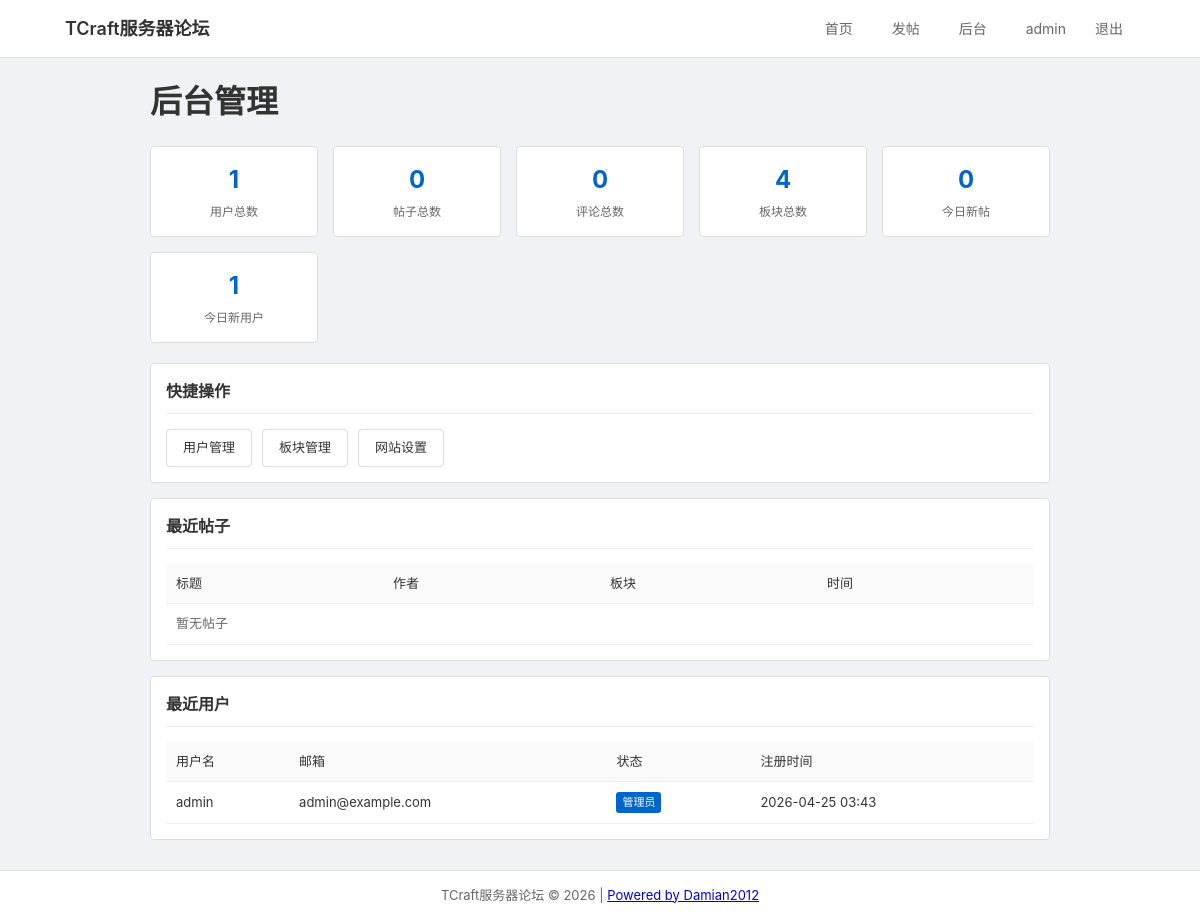
The app's page /forum/admin (signed in) with its own data.
### app/models.py (models this page shows, shortened)
class SiteConfig(db.Model):
    id = db.Column(db.Integer, primary_key=True)
    site_name = db.Column(db.String(100), default='TCraft服务器论坛')
    created_at = db.Column(db.DateTime, default=datetime.utcnow)
    updated_at = db.Column(db.DateTime, default=datetime.utcnow)
    @staticmethod
    def get_config():
        config = SiteConfig.query.first()
        if not config:
            config = SiteConfig()
            db.session.add(config)
            db.session.commit()
        return config

class User(UserMixin, db.Model):
    id = db.Column(db.Integer, primary_key=True)
    username = db.Column(db.String(64), index=True, unique=True)
    email = db.Column(db.String(120), index=True, unique=True)
    password_hash = db.Column(db.String(128))
    avatar = db.Column(db.String(200), default='default_avatar.svg')
    signature = db.Column(db.String(200))
    is_admin = db.Column(db.Boolean, default=False)
    is_banned = db.Column(db.Boolean, default=False)
    created_at = db.Column(db.DateTime, default=datetime.utcnow)
    posts = db.relationship('Post', backref='author', lazy='dynamic')
    comments = db.relationship('Comment', backref='author', lazy='dynamic')

### app/routes/forum.py (the view)
@forum.route('/admin')
@login_required
def admin():
    if not current_user.is_admin:
        abort(403)
    total_users = User.query.count()
    total_posts = Post.query.count()
    total_comments = Comment.query.count()
    total_categories = Category.query.count()
    today = datetime.utcnow().date()
    today_posts = Post.query.filter(Post.created_at >= today).count()
    today_users = User.query.filter(User.created_at >= today).count()
    recent_posts = Post.query.order_by(Post.created_at.desc()).limit(10).all()
    recent_users = User.query.order_by(User.created_at.desc()).limit(10).all()
    return render_template('forum/admin.html',
        total_users=total_users, total_posts=total_posts,
        total_comments=total_comments, total_categories=total_categories,
        today_posts=today_posts, today_users=today_users,
        recent_posts=recent_posts, recent_users=recent_users)

### app/templates/forum/admin.html (shortened to what this page needs)
{% extends "base.html" %}
{% block content %}
<div class="admin-container">
    <h1 style="margin-bottom: 20px;">后台管理</h1>
    <div class="admin-stats">
        <div class="stat-card">
            <h3>{{ total_users }}</h3>
            <p>用户总数</p>
        </div>
        <div class="stat-card">
            <h3>{{ total_posts }}</h3>
            <p>帖子总数</p>
        </div>
        <div class="stat-card">
            <h3>{{ total_comments }}</h3>
            <p>评论总数</p>
        </div>
        <div class="stat-card">
            <h3>{{ total_categories }}</h3>
            <p>板块总数</p>
        </div>
        <div class="stat-card">
            <h3>{{ today_posts }}</h3>
            <p>今日新帖</p>
        </div>
        <div class="stat-card">
            <h3>{{ today_users }}</h3>
            <p>今日新用户</p>
        </div>
    </div>
    <div class="admin-section">
        <h2>快捷操作</h2>
        <div style="display: flex; gap: 10px;">
            <a href="{{ url_for('forum.admin_users') }}" class="btn">用户管理</a>
            <a href="{{ url_for('forum.admin_category') }}" class="btn">板块管理</a>
            <a href="{{ url_for('forum.admin_settings') }}" class="btn">网站设置</a>
        </div>
    </div>
    <div class="admin-section">
        <h2>最近帖子</h2>
        <table class="admin-table">
            <thead>
                <tr>
                    <th>标题</th>
                    <th>作者</th>
                    <th>板块</th>
                    <th>时间</th>
                </tr>
            </thead>
            <tbody>
                {% if not recent_posts %}
                <tr><td colspan="4" class="empty-state">暂无帖子</td></tr>
                {% endif %}
            </tbody>
        </table>
    </div>
    <div class="admin-section">
        <h2>最近用户</h2>
        <table class="admin-table">
            <thead>
                <tr>
                    <th>用户名</th>
                    <th>邮箱</th>
                    <th>状态</th>
                    <th>注册时间</th>
                </tr>
            </thead>
            <tbody>
                {% for user in recent_users %}
                <tr>
                    <td>{{ user.username }}</td>
                    <td>{{ user.email }}</td>
                    <td>
                        {% if user.is_admin %}<span class="badge badge-admin">管理员</span>{% endif %}
                    </td>
                    <td>{{ user.created_at.strftime('%Y-%m-%d %H:%M') }}</td>
                </tr>
                {% endfor %}
            </tbody>
        </table>
    </div>
</div>
{% endblock %}

### app/templates/base.html (shortened to what this page needs)
<!DOCTYPE html>
<html lang="zh-CN">
<head>
    <link rel="stylesheet" href="{{ url_for('static', filename='css/style.css') }}">
</head>
<body>
    <nav class="navbar">
        <div class="nav-container">
            <a href="{{ url_for('main.index') }}" class="nav-brand">{{ site_name }}</a>
            <div class="nav-menu">
                <a href="{{ url_for('main.index') }}" class="nav-link">首页</a>
                {% if current_user.is_authenticated %}
                    {% if current_user.is_banned %}
                    <span class="nav-link banned-tag">已封禁</span>
                    {% else %}
                    <a href="{{ url_for('forum.create_post') }}" class="nav-link">发帖</a>
                    {% endif %}
                    {% if current_user.is_admin %}
                    <a href="{{ url_for('forum.admin') }}" class="nav-link">后台</a>
                    {% endif %}
                    <div class="nav-user">
                        <a href="{{ url_for('auth.profile', username=current_user.username) }}" class="nav-link">{{ current_user.username }}</a>
                        <a href="{{ url_for('auth.logout') }}" class="nav-link">退出</a>
                    </div>
                {% else %}
                    <a href="{{ url_for('auth.login') }}" class="nav-link">登录</a>
                    <a href="{{ url_for('auth.register') }}" class="nav-link">注册</a>
                {% endif %}
            </div>
        </div>
    </nav>
    <div class="container">
        {% block content %}{% endblock %}
    </div>
    <footer class="footer">
        <div class="container">
            <p>{{ site_name }} &copy; {{ current_year }} | <a href="https://github.com/Damianjiang/luntan" target="_blank">Powered by Damian2012</a></p>
        </div>
    </footer>
</body>
</html>

### app/static/css/style.css (style rules this page uses)
* { margin: 0; padding: 0; box-sizing: border-box; }
body { font-family: -apple-system, BlinkMacSystemFont, 'Segoe UI', Roboto, sans-serif; background: #f0f2f5; color: #333; line-height: 1.5; }
.container { max-width: 1100px; margin: 0 auto; padding: 0 15px; }
.navbar { background: #fff; border-bottom: 1px solid #ddd; padding: 12px 0; }
.nav-container { max-width: 1100px; margin: 0 auto; padding: 0 15px; display: flex; justify-content: space-between; align-items: center; }
.nav-brand { font-size: 18px; font-weight: 600; color: #333; text-decoration: none; }
.nav-menu { display: flex; align-items: center; gap: 15px; }
.nav-link { color: #666; text-decoration: none; padding: 6px 12px; font-size: 14px; }
.nav-user { display: flex; align-items: center; gap: 5px; }
.badge { display: inline-block; padding: 2px 6px; border-radius: 3px; font-size: 11px; margin-right: 4px; }
.badge-admin { background: #0066cc; color: white; }
.btn { display: inline-block; padding: 8px 16px; border: 1px solid #ddd; border-radius: 4px; cursor: pointer; text-decoration: none; font-size: 13px; background: #fff; color: #333; }
.admin-container { max-width: 900px; margin: 20px auto; }
.admin-stats { display: grid; grid-template-columns: repeat(auto-fit, minmax(150px, 1fr)); gap: 15px; margin-bottom: 20px; }
.stat-card { background: #fff; padding: 15px; border-radius: 4px; border: 1px solid #ddd; text-align: center; }
.stat-card h3 { font-size: 24px; color: #0066cc; }
.stat-card p { font-size: 12px; color: #666; margin-top: 5px; }
.admin-section { background: #fff; padding: 15px; border-radius: 4px; margin-bottom: 15px; border: 1px solid #ddd; }
.admin-section h2 { font-size: 16px; margin-bottom: 15px; padding-bottom: 10px; border-bottom: 1px solid #eee; }
.admin-table { width: 100%; border-collapse: collapse; }
.admin-table th, .admin-table td { padding: 10px; text-align: left; border-bottom: 1px solid #eee; font-size: 13px; }
.admin-table th { background: #fafafa; font-weight: 500; }
.empty-state { text-align: center; padding: 30px; color: #666; }
.footer { background: #fff; border-top: 1px solid #ddd; text-align: center; padding: 15px; margin-top: 30px; font-size: 13px; color: #666; }

### records on screen
SiteConfig: site_name "TCraft服务器论坛"
User: username "admin", email "admin@example.com", is_admin "管理员", created_at "2026-04-25 03:43"

### other values on screen
{{ total_users }} "1"
{{ total_posts }} "0"
{{ total_comments }} "0"
{{ total_categories }} "4"
{{ today_posts }} "0"
{{ today_users }} "1"
